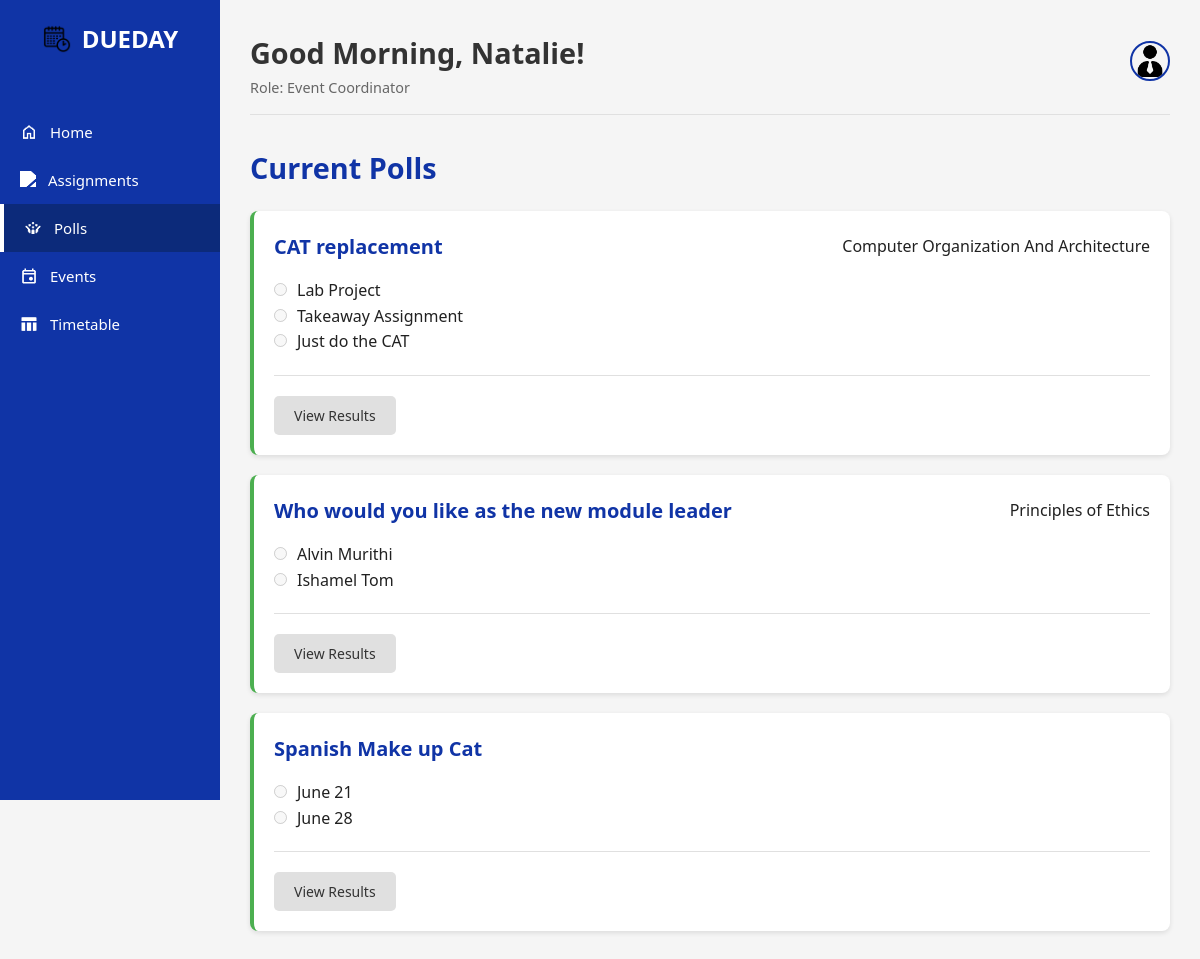
The app's page /poll.php (signed in) with its own data.
### tables this page shows
CREATE TABLE `polls` (
  `Poll_ID` int(11) NOT NULL,
  `Poll_Title` varchar(100) NOT NULL,
  `Poll_Description` text DEFAULT NULL,
  `Class_ID` int(11) DEFAULT NULL,
  `Expires_At` datetime NOT NULL,
  `Status` varchar(20) NOT NULL,
  `Is_Anonymous` tinyint(1) NOT NULL DEFAULT 0,
  `Allow_Multiple_Choices` tinyint(1) NOT NULL DEFAULT 0
);

CREATE TABLE `poll_options` (
  `Option_ID` int(11) NOT NULL,
  `Poll_ID` int(11) NOT NULL,
  `Option_Text` varchar(255) NOT NULL
);

### poll.php (the view, shortened to what this page needs)
<?php
require_once 'templates/header.php';
$user_voted_polls = [];
$stmt_votes = $conn->prepare("SELECT DISTINCT Poll_ID FROM Poll_Data WHERE User_ID = ?");
$stmt_votes->bind_param("i", $user_id);
$stmt_votes->execute();
$result_votes = $stmt_votes->get_result();
while($row = $result_votes->fetch_assoc()) { $user_voted_polls[] = $row['Poll_ID']; }
$polls_data = [];
$sql = "SELECT p.*, po.Option_ID, po.Option_Text, c.Class_Name FROM Polls p JOIN Poll_Options po ON p.Poll_ID = po.Poll_ID LEFT JOIN Classes c ON p.Class_ID = c.Class_ID WHERE p.Expires_At > NOW() OR p.Poll_ID IN (SELECT Poll_ID FROM Poll_Data WHERE User_ID = ?) ORDER BY p.Expires_At DESC, p.Poll_ID, po.Option_ID";
$stmt_polls = $conn->prepare($sql);
$stmt_polls->bind_param("i", $user_id);
$stmt_polls->execute();
$result = $stmt_polls->get_result();
while ($row = $result->fetch_assoc()) {
    $poll_id = $row['Poll_ID'];
    if (!isset($polls_data[$poll_id])) { $polls_data[$poll_id] = [ 'title' => $row['Poll_Title'], 'description' => $row['Poll_Description'], 'class_name' => $row['Class_Name'], 'expires_at' => new DateTime($row['Expires_At']), 'is_active' => (new DateTime() < new DateTime($row['Expires_At'])), 'allow_multiple' => (bool)$row['Allow_Multiple_Choices'], 'options' => [] ]; }
    $polls_data[$poll_id]['options'][] = ['id' => $row['Option_ID'], 'text' => $row['Option_Text']];
}
?>
<div id="viewSection" class="polls-view-section">
    <h2 class="section-title">Current Polls</h2>
    <?php if (empty($polls_data)): ?><p>No polls are currently active.</p><?php else: foreach ($polls_data as $poll_id => $poll): $user_has_voted = in_array($poll_id, $user_voted_polls); ?>
            <div class="card poll-card--<?php echo $poll['is_active'] ? 'active' : 'closed'; ?>">
                <form method="POST" action="poll.php">
                    <div class="card__header"><h3 class="card__title"><?php echo htmlspecialchars($poll['title']); ?></h3><?php if($poll['class_name']): ?><span class="card__meta-tag"><?php echo htmlspecialchars($poll['class_name']); ?></span><?php endif; ?></div>
                    <div class="poll-body"><div class="poll-options"><?php foreach ($poll['options'] as $option): ?><div class="poll-option"><input type="<?php echo $poll['allow_multiple'] ? 'checkbox' : 'radio'; ?>" name="option<?php echo $poll['allow_multiple'] ? '[]' : ''; ?>" value="<?php echo $option['id']; ?>" id="opt_<?php echo $option['id']; ?>" <?php echo !$poll['is_active'] || $user_has_voted ? 'disabled' : ''; ?>><label for="opt_<?php echo $option['id']; ?>"><?php echo htmlspecialchars($option['text']); ?></label></div><?php endforeach; ?></div></div>
                    <div class="card__footer">
                        <button type="button" class="btn btn--secondary view-results-btn" data-modal-target="resultsModal" data-poll-id="<?php echo $poll_id; ?>">View Results</button>
                    </div>
                </form>
            </div>
    <?php endforeach; endif; ?>
</div>
<?php
require_once 'templates/footer.php';
?>

### assets/css/style.css (style rules this page uses)
:root { --egyptian-blue: #1034A6; --egyptian-blue-light: #2a4cb3; --egyptian-blue-dark: #0c2a7a; --light-gray: #f5f5f5; --medium-gray: #e0e0e0; --dark-gray: #333333; --white: #ffffff; --success: #4CAF50; --warning: #FFC107; --danger: #F44336; --navy-shadow: rgba(16, 52, 166, 0.1); --text-primary: #212121; --text-secondary: #666666; }
* { margin: 0; padding: 0; box-sizing: border-box; font-family: 'Segoe UI', Tahoma, Geneva, Verdana, sans-serif; }
body { background-color: var(--light-gray); color: var(--text-primary); line-height: 1.6; }
.section-title { color: var(--egyptian-blue); margin-bottom: 20px; font-size: 1.8rem; }
.btn { background-color: var(--egyptian-blue); color: white; border: none; padding: 10px 20px; border-radius: 5px; cursor: pointer; font-size: 14px; font-weight: 500; display: inline-flex; align-items: center; gap: 8px; transition: background-color 0.3s, box-shadow 0.3s; text-decoration: none; }
.btn--secondary { background-color: var(--medium-gray); color: var(--dark-gray); }
.card { background-color: white; border-radius: 8px; padding: 20px; margin-bottom: 20px; box-shadow: 0 2px 5px rgba(0,0,0,0.1); border-left: 4px solid var(--egyptian-blue); }
.card__header { display: flex; justify-content: space-between; align-items: center; margin-bottom: 15px; }
.card__title { color: var(--egyptian-blue); font-size: 20px; }
.card__footer { margin-top: 20px; padding-top: 20px; border-top: 1px solid var(--medium-gray); display: flex; gap: 10px; flex-wrap: wrap; }
.poll-card--active { border-left-color: var(--success); }
.poll-option input { margin-right: 10px; }

### records on screen
polls: poll_options.Option_Text "Lab Project", poll_options.Option_Text "Takeaway Assignment", poll_options.Option_Text "Just do the CAT"
polls: poll_options.Option_Text "Alvin Murithi", poll_options.Option_Text "Ishamel Tom"
poll_options: title "Spanish Make up Cat", Option_Text "June 28"
poll_options: Option_Text "June 21"
polls: Poll_ID "☐ June 21", Poll_ID "☐ June 28"

### other values on screen
$time_based_greeting "Good Morning,"
$user_fname "Natalie"
$user_role "Event Coordinator"
$poll['title'] "CAT replacement"
$poll['class_name'] "Computer Organization And Architecture"
$poll['title'] "Who would you like as the new module leader"
$poll['class_name'] "Principles of Ethics"
